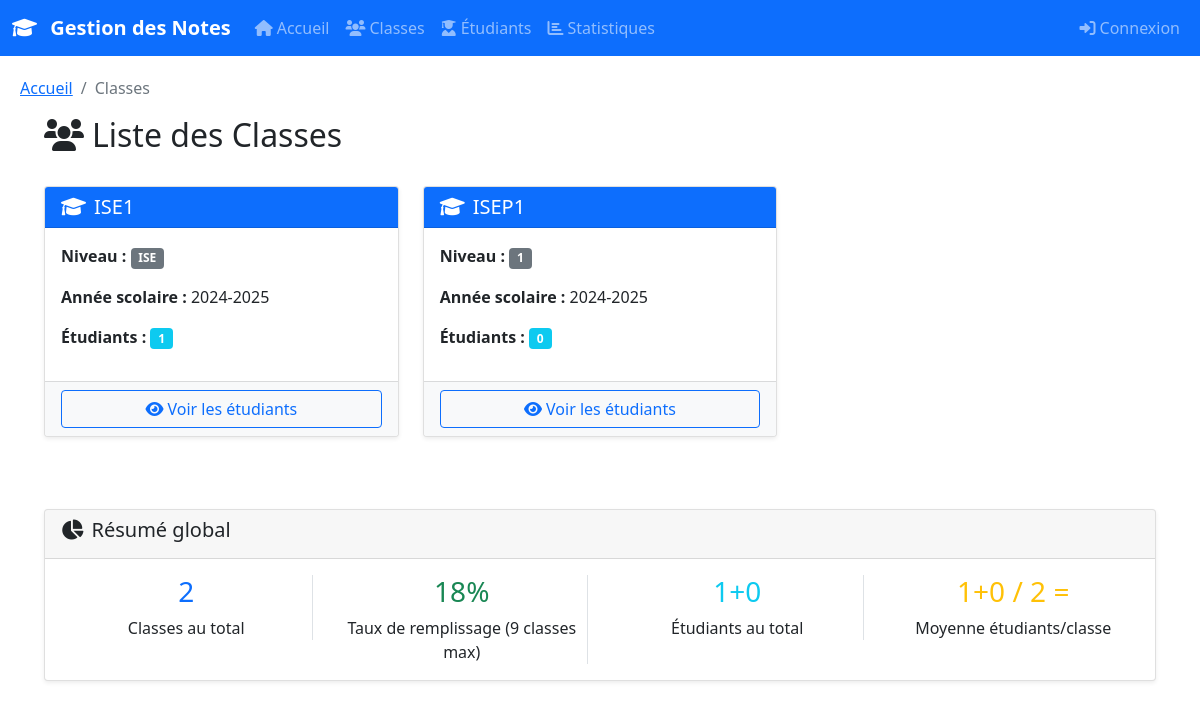
/classes/, run on the app's committed database.
### APP/models.py (models this page shows, shortened)
class Classe(models.Model):
    nom = models.CharField(max_length=50, unique=True)
    niveau = models.CharField(max_length=20)
    annee_scolaire = models.CharField(max_length=10, default="2024-2025")
    class Meta:
        ordering = ['nom']

### APP/views.py (the view)
# urls.py: path('classes/', views.liste_classes, name='liste_classes'),
def liste_classes(request):
    classes = Classe.objects.annotate(
        nb_etudiants=Count('etudiants'),
        moyenne_classe=Avg('etudiants__notes__note')
    ).order_by('nom')
    return render(request, 'APP/liste_classes.html', {'classes': classes})

### templates/APP/liste_classes.html (shortened to what this page needs)
{% extends 'base.html' %}
{% block breadcrumb %}
<nav aria-label="breadcrumb">
    <ol class="breadcrumb">
        <li class="breadcrumb-item"><a href="{% url 'accueil' %}">Accueil</a></li>
        <li class="breadcrumb-item active" aria-current="page">Classes</li>
    </ol>
</nav>
{% endblock %}
{% block content %}
<div class="container-fluid">
    <div class="d-flex justify-content-between align-items-center mb-4">
        <h2><i class="fas fa-users me-2"></i>Liste des Classes</h2>
    </div>
    <div class="row">
        {% for classe in classes %}
        <div class="col-lg-4 col-md-6 mb-4">
            <div class="card h-100">
                <div class="card-header bg-primary text-white">
                    <h5 class="card-title mb-0">
                        <i class="fas fa-graduation-cap me-2"></i>{{ classe.nom }}
                    </h5>
                </div>
                <div class="card-body">
                    <div class="row">
                        <div class="col-12 mb-3">
                            <strong>Niveau :</strong>
                            <span class="badge bg-secondary">{{ classe.niveau }}</span>
                        </div>
                        <div class="col-12 mb-3">
                            <strong>Année scolaire :</strong> {{ classe.annee_scolaire }}
                        </div>
                        <div class="col-12 mb-3">
                            <strong>Étudiants :</strong>
                            <span class="badge bg-info">{{ classe.nb_etudiants }}</span>
                        </div>
                    </div>
                </div>
                <div class="card-footer bg-light">
                    <div class="d-grid gap-2">
                        <a href="{% url 'detail_classe' classe.id %}" class="btn btn-outline-primary">
                            <i class="fas fa-eye me-1"></i>Voir les étudiants
                        </a>
                    </div>
                </div>
            </div>
        </div>
        {% endfor %}
    </div>
    {% if classes %}
    <div class="row mt-5">
        <div class="col-12">
            <div class="card">
                <div class="card-header">
                    <h5><i class="fas fa-chart-pie me-2"></i>Résumé global</h5>
                </div>
                <div class="card-body">
                    <div class="row text-center">
                        <div class="col-md-3">
                            <div class="border-end">
                                <h3 class="text-primary">{{ classes|length }}</h3>
                                <p class="mb-0">Classes au total</p>
                            </div>
                        </div>
                        <div class="col-md-3">
                            <div class="border-end">
                                <h3 class="text-success">
                                    {% widthratio classes|length 1 9 %}%
                                </h3>
                                <p class="mb-0">Taux de remplissage (9 classes max)</p>
                            </div>
                        </div>
                        <div class="col-md-3">
                            <div class="border-end">
                                <h3 class="text-info">
                                    {% for classe in classes %}{{ classe.nb_etudiants|add:0 }}{% if not forloop.last %}+{% endif %}{% endfor %}
                                </h3>
                                <p class="mb-0">Étudiants au total</p>
                            </div>
                        </div>
                        <div class="col-md-3">
                            <h3 class="text-warning">
                                {% for classe in classes %}{{ classe.nb_etudiants|add:0 }}{% if not forloop.last %}+{% endif %}{% endfor %}
                                {% if classes %}
                                    / {{ classes|length }} =
                                {% endif %}
                            </h3>
                            <p class="mb-0">Moyenne étudiants/classe</p>
                        </div>
                    </div>
                </div>
            </div>
        </div>
    </div>
    {% endif %}
</div>
{% endblock %}

### templates/base.html (style rules this page uses)
.card { box-shadow: 0 0.125rem 0.25rem rgba(0, 0, 0, 0.075); border: 1px solid rgba(0, 0, 0, 0.125); }

### data on the page
Classe: nom "ISE1", niveau "ISE", annee_scolaire "2024-2025", nb_etudiants "1", nb_etudiants|add "1"
Classe: nom "ISEP1", niveau "1", annee_scolaire "2024-2025", nb_etudiants "0", nb_etudiants|add "0"

### other printed values
{{ classes|length }} "2"
